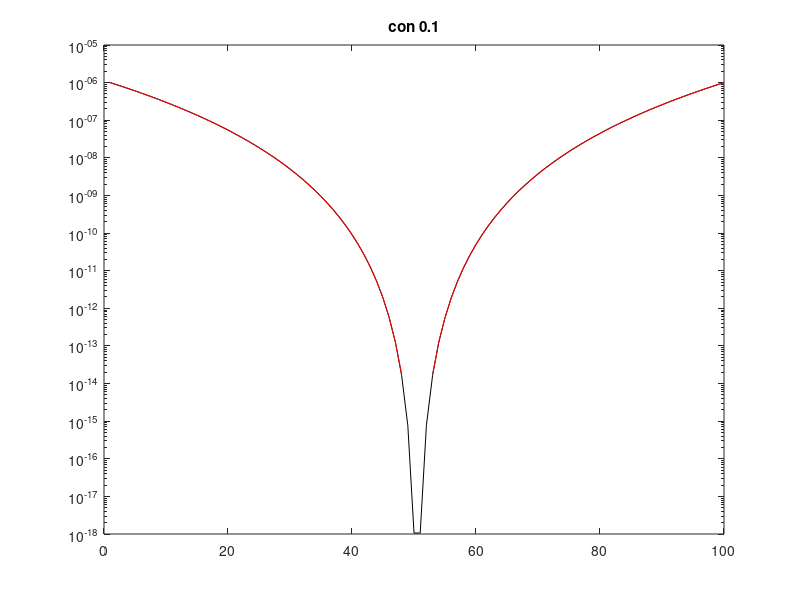
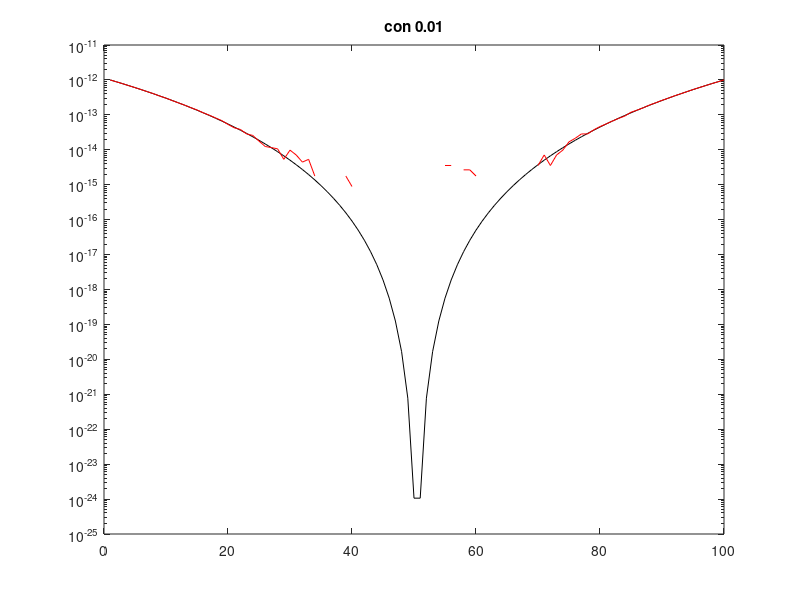
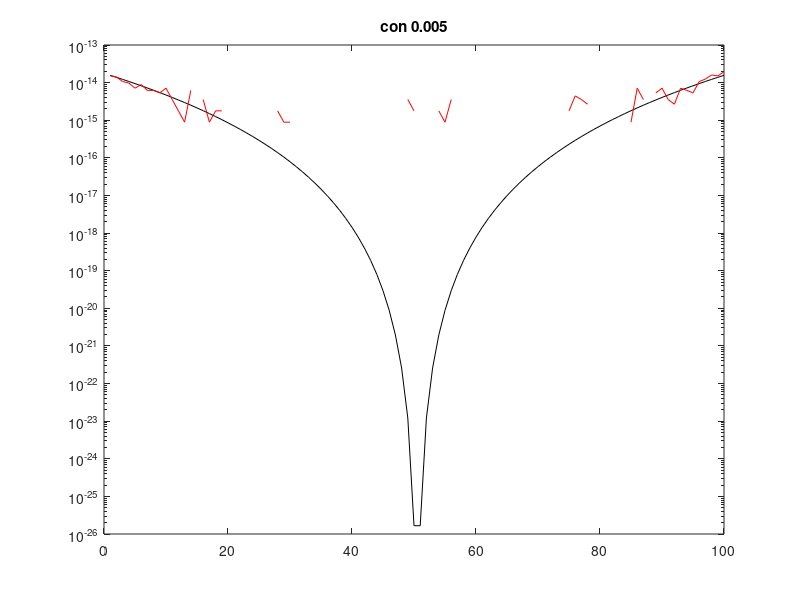
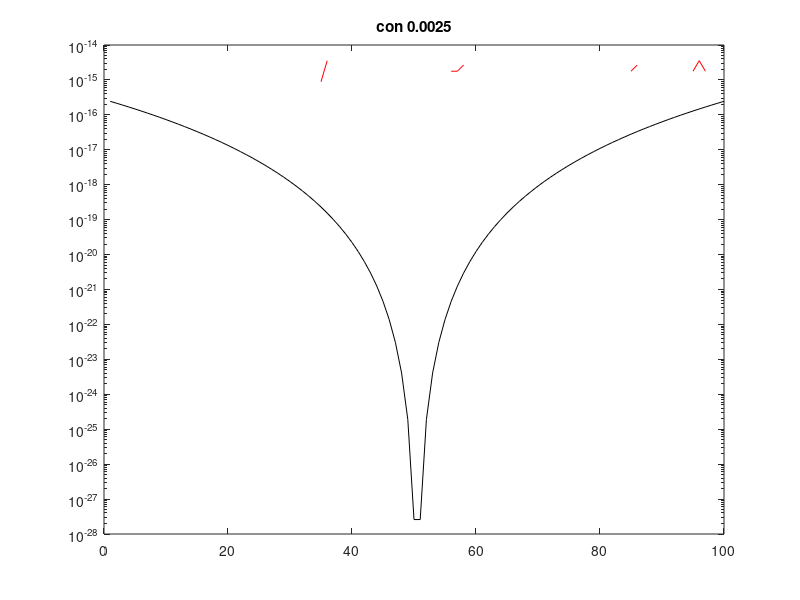

The MATLAB source for these figures, in order:
y_1 = @(x) (1-x).^6;
y_2 = @(x) x.^6 - 6*x.^5 + 15*x.^4 - 20*x.^3 + 15*x.^2 - 6*x + 1;

d1 = 0.1;
d2 = 0.01;
d3 = 0.005;
d4 = 0.0025;

s1 = linspace(1-d1, 1+d1, 100);
s2 = linspace(1-d2, 1+d2, 100);
s3 = linspace(1-d3, 1+d3, 100);
s4 = linspace(1-d4, 1+d4, 100);

figure(1);
semilogy(y_1(s1),'-k');
hold on;
semilogy(y_2(s1),'-r');
title("con 0.1");
hold off;

figure(2);
semilogy(y_1(s2),'-k');
hold on;
semilogy(y_2(s2),'-r');
title("con 0.01");
hold off;

figure(3);
semilogy(y_1(s3),'-k');
hold on;
semilogy(y_2(s3),'-r');
title("con 0.005");
hold off;


figure(4);
semilogy(y_1(s4),'-k');
hold on;
semilogy(y_2(s4),'-r');
title("con 0.0025");
hold off;